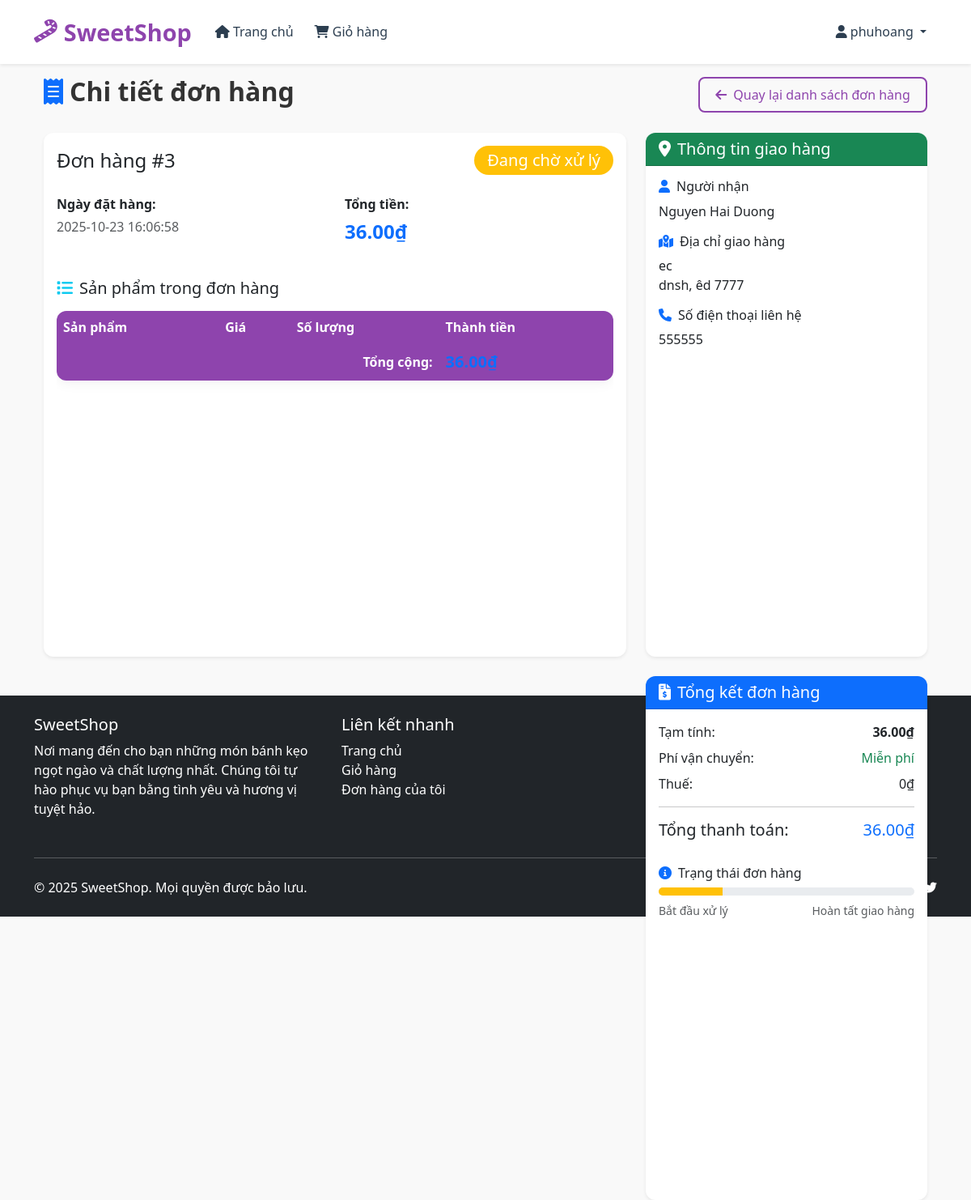
Page /order_details/3 (signed in) on the committed database.
### app/models.py (models this page shows, shortened)
class User(UserMixin, db.Model):
    __tablename__ = 'users'
    id = db.Column(db.Integer, primary_key=True)
    username = db.Column(db.String(80), nullable=False, unique=True)
    password_hash = db.Column(db.String(120), nullable=False)
    role = db.Column(db.String(10), nullable=False, default='USER')  # 'USER' or 'ADMIN'
    created_at = db.Column(db.DateTime, nullable=False, default=datetime.utcnow)
    cart_items = db.relationship('Cart', backref='user', lazy=True, cascade='all, delete-orphan')
    orders = db.relationship('Order', backref='customer', lazy=True, cascade='all, delete-orphan')
    addresses = db.relationship('Address', backref='user', lazy=True, cascade='all, delete-orphan')

class Order(db.Model):
    __tablename__ = 'orders'
    id = db.Column(db.Integer, primary_key=True)
    user_id = db.Column(db.Integer, db.ForeignKey('users.id'), nullable=False)
    order_date = db.Column(db.DateTime, nullable=False, default=datetime.utcnow)
    total_amount = db.Column(db.Numeric(10, 2), nullable=False)
    status = db.Column(db.String(20), nullable=False, default='PENDING')  # PENDING, PAID, SHIPPED, DELIVERED, CANCELLED
    shipping_address_id = db.Column(db.Integer, db.ForeignKey('addresses.id'), nullable=False)
    items = db.relationship('OrderItem', backref='order', lazy=True, cascade='all, delete-orphan')
    shipping_address = db.relationship('Address', backref='orders', lazy=True)

class Address(db.Model):
    __tablename__ = 'addresses'
    id = db.Column(db.Integer, primary_key=True)
    user_id = db.Column(db.Integer, db.ForeignKey('users.id'), nullable=False)
    full_name = db.Column(db.String(100), nullable=False)
    phone = db.Column(db.String(20), nullable=False)
    street = db.Column(db.String(200), nullable=False)
    city = db.Column(db.String(100), nullable=False)
    state = db.Column(db.String(100), nullable=False)
    zip_code = db.Column(db.String(20), nullable=False)
    is_default = db.Column(db.Boolean, default=False)

### app/main/routes.py (the view)
@bp.route('/order_details/<int:order_id>')
@login_required
def order_details(order_id):
    order = Order.query.filter_by(id=order_id, user_id=current_user.id).first_or_404()
    items = order.items  # This loads the order items
    for item in items:
        _ = item.product  # This loads the product for each item
    _ = order.shipping_address  # This loads the shipping address
    return render_template('main/order_details.html', order=order)

### app/__init__.py (called while the page is built)
def create_app(config_class=Config):
    app = Flask(__name__)
    app.config.from_object(config_class)
    db.init_app(app)
    login_manager.init_app(app)
    bcrypt.init_app(app)
    migrate = Migrate(app, db)  # Initialize Flask-Migrate
    login_manager.login_view = 'auth.login'
    login_manager.login_message = 'Đăng nhập để truy cập trang này.'
    from app.auth import bp as auth_bp
    app.register_blueprint(auth_bp)
    from app.admin import bp as admin_bp
    app.register_blueprint(admin_bp)
    from app.main import bp as main_bp
    app.register_blueprint(main_bp)
    @login_manager.user_loader
    def load_user(user_id):
        from app.models import User
        return User.query.get(int(user_id))
    return app

### app/templates/main/order_details.html (shortened to what this page needs)
{% extends "base.html" %}
{% block content %}
<div class="container">
    <div class="row">
        <div class="col-12">
            <div class="d-flex justify-content-between align-items-center mb-4">
                <h2 class="fw-bold"><i class="fas fa-receipt me-2 text-primary"></i>Chi tiết đơn hàng</h2>
                <a href="{{ url_for('main.my_orders') }}" class="btn btn-outline-primary">
                    <i class="fas fa-arrow-left me-2"></i>Quay lại danh sách đơn hàng
                </a>
            </div>
        </div>
    </div>
    <div class="row">
        <div class="col-lg-8">
            <div class="card shadow-sm mb-4">
                <div class="card-body">
                    <div class="d-flex justify-content-between align-items-center mb-4">
                        <h4 class="mb-0">Đơn hàng #{{ order.id }}</h4>
                        <span class="badge bg-{% if order.status == 'PENDING' %}warning{% elif order.status == 'PAID' %}primary{% elif order.status == 'SHIPPED' %}info{% elif order.status == 'DELIVERED' %}success{% else %}secondary{% endif %} fs-5 px-3 py-2">
                            {% if order.status == 'PENDING' %}Đang chờ xử lý
                            {% elif order.status == 'PAID' %}Đã thanh toán
                            {% elif order.status == 'SHIPPED' %}Đang vận chuyển
                            {% elif order.status == 'DELIVERED' %}Đã giao hàng
                            {% elif order.status == 'CANCELLED' %}Đã hủy
                            {% else %}Không xác định{% endif %}
                        </span>
                    </div>
                    <div class="row mb-4">
                        <div class="col-md-6">
                            <p class="mb-1"><strong>Ngày đặt hàng:</strong></p>
                            <p class="text-muted">{{ order.order_date.strftime('%Y-%m-%d %H:%M:%S') }}</p>
                        </div>
                        <div class="col-md-6">
                            <p class="mb-1"><strong>Tổng tiền:</strong></p>
                            <p class="text-primary fs-4 fw-bold">{{ "%.2f"|format(order.total_amount) }}₫</p>
                        </div>
                    </div>
                    <h5 class="mb-3"><i class="fas fa-list me-2 text-info"></i>Sản phẩm trong đơn hàng</h5>
                    <div class="table-responsive">
                        <table class="table table-hover">
                            <thead>
                                <tr>
                                    <th>Sản phẩm</th>
                                    <th>Giá</th>
                                    <th>Số lượng</th>
                                    <th>Thành tiền</th>
                                </tr>
                            </thead>
                            <tfoot>
                                <tr>
                                    <th colspan="3" class="text-end">Tổng cộng:</th>
                                    <th class="text-primary fs-5">{{ "%.2f"|format(order.total_amount) }}₫</th>
                                </tr>
                            </tfoot>
                        </table>
                    </div>
                </div>
            </div>
        </div>
        <div class="col-lg-4">
            <div class="card shadow-sm mb-4">
                <div class="card-header bg-success text-white">
                    <h5 class="mb-0"><i class="fas fa-map-marker-alt me-2"></i>Thông tin giao hàng</h5>
                </div>
                <div class="card-body">
                    <h6><i class="fas fa-user me-2 text-primary"></i>Người nhận</h6>
                    <p class="mb-3">{{ order.shipping_address.full_name }}</p>
                    <h6><i class="fas fa-map-marked-alt me-2 text-primary"></i>Địa chỉ giao hàng</h6>
                    <p class="mb-3">
                        {{ order.shipping_address.street }}<br>
                        {{ order.shipping_address.city }}, {{ order.shipping_address.state }} {{ order.shipping_address.zip_code }}
                    </p>
                    <h6><i class="fas fa-phone me-2 text-primary"></i>Số điện thoại liên hệ</h6>
                    <p class="mb-0">{{ order.shipping_address.phone }}</p>
                </div>
            </div>
            <div class="card shadow-sm">
                <div class="card-header bg-primary text-white">
                    <h5 class="mb-0"><i class="fas fa-file-invoice-dollar me-2"></i>Tổng kết đơn hàng</h5>
                </div>
                <div class="card-body">
                    <div class="d-flex justify-content-between mb-2">
                        <span>Tạm tính:</span>
                        <strong>{{ "%.2f"|format(order.total_amount) }}₫</strong>
                    </div>
                    <div class="d-flex justify-content-between mb-2">
                        <span>Phí vận chuyển:</span>
                        <span class="text-success">Miễn phí</span>
                    </div>
                    <div class="d-flex justify-content-between mb-2">
                        <span>Thuế:</span>
                        <span>0₫</span>
                    </div>
                    <hr>
                    <div class="d-flex justify-content-between">
                        <h5>Tổng thanh toán:</h5>
                        <h5 class="text-primary">{{ "%.2f"|format(order.total_amount) }}₫</h5>
                    </div>
                    <div class="mt-4">
                        <h6><i class="fas fa-info-circle me-2 text-primary"></i>Trạng thái đơn hàng</h6>
                        <div class="progress mb-2" style="height: 10px;">
                            {% if order.status == 'PENDING' %}
                                <div class="progress-bar bg-warning" style="width: 25%"></div>
                            {% elif order.status == 'PAID' %}
                                <div class="progress-bar bg-info" style="width: 50%"></div>
                            {% elif order.status == 'SHIPPED' %}
                                <div class="progress-bar bg-primary" style="width: 75%"></div>
                            {% elif order.status == 'DELIVERED' %}
                                <div class="progress-bar bg-success" style="width: 100%"></div>
                            {% else %}
                                <div class="progress-bar bg-secondary" style="width: 10%"></div>
                            {% endif %}
                        </div>
                        <div class="d-flex justify-content-between">
                            <small class="text-muted">Bắt đầu xử lý</small>
                            <small class="text-muted">Hoàn tất giao hàng</small>
                        </div>
                    </div>
                </div>
            </div>
        </div>
    </div>
</div>
{% endblock %}

### app/templates/base.html (shortened to what this page needs)
<!DOCTYPE html>
<html lang="vi">
<head>
    <link href="https://cdn.jsdelivr.net/npm/bootstrap@5.3.0/dist/css/bootstrap.min.css" rel="stylesheet">
    <link rel="stylesheet" href="https://cdnjs.cloudflare.com/ajax/libs/font-awesome/6.0.0/css/all.min.css">
    <link rel="stylesheet" href="{{ url_for('static', filename='css/style.css') }}">
</head>
<body>
    <nav class="navbar navbar-expand-lg navbar-light bg-white fixed-top shadow-sm">
        <div class="container">
            <a class="navbar-brand" href="{{ url_for('main.home') }}">
                <i class="fas fa-candy-cane"></i> SweetShop
            </a>
            <div class="collapse navbar-collapse" id="navbarNav">
                <ul class="navbar-nav me-auto">
                    <li class="nav-item">
                        <a class="nav-link" href="{{ url_for('main.home') }}"><i class="fas fa-home"></i> Trang chủ</a>
                    </li>
                    {% if current_user.is_authenticated %}
                    <li class="nav-item">
                        <a class="nav-link" href="{{ url_for('main.view_cart') }}">
                            <i class="fas fa-shopping-cart"></i> Giỏ hàng
                            {% set cart_count = current_user.cart_items|length %}
                        </a>
                    </li>
                    {% endif %}
                </ul>
                <ul class="navbar-nav">
                    {% if current_user.is_authenticated %}
                        <li class="nav-item dropdown">
                            <a class="nav-link dropdown-toggle" href="#" id="navbarDropdown" role="button" data-bs-toggle="dropdown">
                                <i class="fas fa-user"></i> {{ current_user.username }}
                            </a>
                        </li>
                    {% endif %}
                </ul>
            </div>
        </div>
    </nav>
    <div class="container mt-4">
        {% block content %}{% endblock %}
    </div>
    <footer class="footer mt-5 bg-dark text-white py-4">
        <div class="container">
            <div class="row">
                <div class="col-md-4 mb-4 mb-md-0">
                    <h5>SweetShop</h5>
                    <p>Nơi mang đến cho bạn những món bánh kẹo ngọt ngào và chất lượng nhất. Chúng tôi tự hào phục vụ bạn bằng tình yêu và hương vị tuyệt hảo.</p>
                </div>
                <div class="col-md-4 mb-4 mb-md-0">
                    <h5>Liên kết nhanh</h5>
                    <ul class="list-unstyled">
                        <li><a href="{{ url_for('main.home') }}" class="text-white text-decoration-none">Trang chủ</a></li>
                        <li><a href="{{ url_for('main.view_cart') }}" class="text-white text-decoration-none">Giỏ hàng</a></li>
                        <li><a href="{{ url_for('main.my_orders') }}" class="text-white text-decoration-none">Đơn hàng của tôi</a></li>
                    </ul>
                </div>
                <div class="col-md-4">
                    <h5>Liên hệ</h5>
                    <p> 120 Ngõ Yên Lãng, Đống Đa, Hà Nội</p>
                    <p> (0123) 456-789</p>
                    <p> kieudat@gmailshop.com</p>
                </div>
            </div>
            <hr class="my-4">
            <div class="d-flex justify-content-between align-items-center">
                <p class="mb-0">&copy; 2025 SweetShop. Mọi quyền được bảo lưu.</p>
                <div>
                    <a href="#" class="text-white me-3"></a>
                    <a href="#" class="text-white me-3"></a>
                    <a href="#" class="text-white"><i class="fab fa-twitter"></i></a>
                </div>
            </div>
        </div>
    </footer>
</body>
</html>

### app/static/css/style.css (style rules this page uses)
:root { --primary-color: #8e44ad; --secondary-color: #3498db; --accent-color: #e74c3c; --light-color: #f8f9fa; --dark-color: #2c3e50; --success-color: #2ecc71; --text-color: #333; --border-color: #e0e0e0; }
body { background-color: #f9f9f9; font-family: 'Segoe UI', Tahoma, Geneva, Verdana, sans-serif; color: var(--text-color); padding-top: 70px; }
.navbar { box-shadow: 0 2px 10px rgba(0, 0, 0, 0.1); background-color: white !important; padding: 0.8rem 0; }
.navbar-brand { font-weight: 700; font-size: 1.8rem; color: var(--primary-color) !important; display: flex; align-items: center; }
.navbar-brand i { margin-right: 8px; }
.navbar-nav .nav-link { font-weight: 500; margin: 0 5px; transition: all 0.3s ease; color: var(--dark-color) !important; }
.card { border: none; border-radius: 12px; overflow: hidden; transition: all 0.3s ease; box-shadow: 0 4px 15px rgba(0, 0, 0, 0.08); margin-bottom: 1.5rem; height: 100%; }
.btn { border-radius: 8px; padding: 0.5rem 1.2rem; font-weight: 500; transition: all 0.3s ease; border: none; }
.btn-outline-primary { border: 2px solid var(--primary-color); color: var(--primary-color); }
.table { background: white; border-radius: 12px; overflow: hidden; box-shadow: 0 4px 15px rgba(0, 0, 0, 0.05); }
.table th { background-color: var(--primary-color); color: white; font-weight: 600; border: none; }
.badge { border-radius: 20px; padding: 0.4em 0.8em; font-weight: 500; }
.footer { background: var(--dark-color); color: white; padding: 3rem 0 1.5rem; margin-top: 4rem; }
.footer a { color: #bbb; transition: color 0.3s ease; }

### rows in the picture
User: username "phuhoang"
Order: id "3", order_date "2025-10-23 16:06:58", total_amount "36.00"
Address: shipping_address.full_name "Nguyen Hai Duong", shipping_address.street "ec", shipping_address.city "dnsh", shipping_address.state "êd", shipping_address.zip_code "7777", shipping_address.phone "555555"
